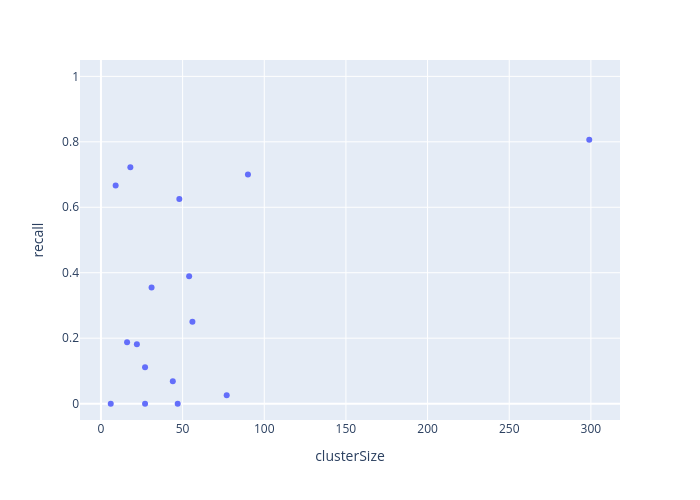

The cell this chart's notebook holds for it:
### Code cell
ns.pl.scatter_w_clusterSize(evaluation_results, "recall", save = True, output_folder = output_folder, outputfilename_prefix = outputfilename_prefix)

### Figure 1 — Plotly figure (JSON) as saved in the notebook; plotly's stock layout.template omitted (floating-point values rounded to 4 significant figures)
{"data": [{"hovertemplate": "<b>%{hovertext}</b><br><br>clusterSize=%{x}<br>recall=%{y}<extra></extra>", "hovertext": ["e1_e299_SLC17A7_L5b_Cdh13", "g1_g48_GLI3_Astro_Gja1", "g2_g27_APBB1IP_Micro_Ctss", "g3_g18_GPNMB_OPC_Pdgfra", "g4_g9_MOG_Oligo_Opalin", "i10_i16_TSPAN12_Vip_Mybpc1", "i11_i6_EGF_Vip_Mybpc1", "i1_i90_COL5A2_Ndnf_Car4", "i2_i77_LHX6_Sst_Cbln4", "i3_i56_BAGE2_Ndnf_Cxcl14", "i4_i54_MC4R_Ndnf_Cxcl14", "i5_i47_TRPC3_Ndnf_Car4", "i6_i44_GPR149_Vip_Mybpc1", "i7_i31_CLMP_Ndnf_Cxcl14", "i8_i27_SNCG_Vip_Mybpc1", "i9_i22_TAC3_Vip_Mybpc1"], "legendgroup": "", "marker": {"color": "#636efa", "symbol": "circle"}, "mode": "markers", "name": "", "orientation": "v", "showlegend": false, "type": "scatter", "x": [299, 48, 27, 18, 9, 16, 6, 90, 77, 56, 54, 47, 44, 31, 27, 22], "xaxis": "x", "y": [0.806, 0.625, 0.1111, 0.7222, 0.6667, 0.1875, 0.0, 0.7, 0.02597, 0.25, 0.3889, 0.0, 0.06818, 0.3548, 0.0, 0.1818], "yaxis": "y"}], "layout": {"height": 500, "legend": {"tracegroupgap": 0}, "margin": {"t": 60}, "width": 700, "xaxis": {"anchor": "y", "domain": [0, 1], "title": {"text": "clusterSize"}}, "yaxis": {"anchor": "x", "domain": [0, 1], "range": [-0.05, 1.05], "title": {"text": "recall"}}}}
